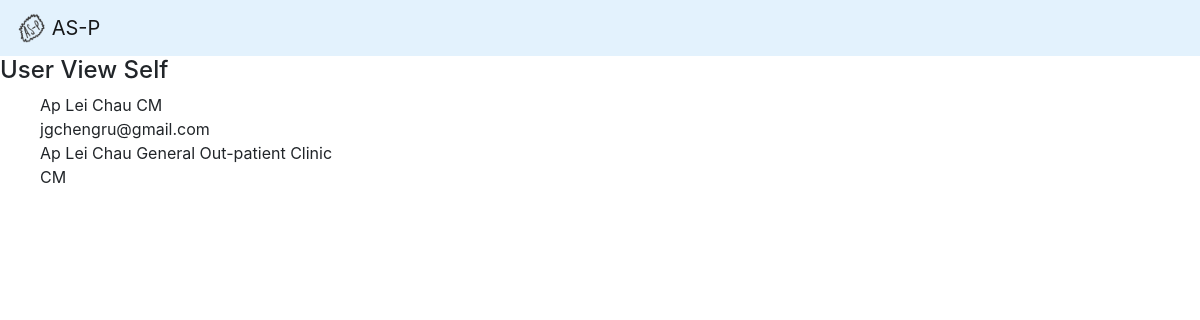
The app's page /asp/self (signed in) with its own data.
### asp/models.py (models this page shows, shortened)
class Hospital(models.Model):
    SUPPLY='SP'
    DEMAND='DM'
    ROLES = (
        (SUPPLY, 'Supplying Hospital'),
        (DEMAND, 'Demanding Hospital')
    )
    name = models.CharField(max_length = 200)
    latitude = models.FloatField()
    longtitude = models.FloatField()
    altitude = models.FloatField()
    supplying_hospital = models.ForeignKey('self', on_delete=models.CASCADE, related_name = 'Hospital_supplying_hospital', null=True, blank=True)
    role = models.CharField(
        max_length = 2,
        choices = ROLES,
        default = DEMAND
    )

class UserExt(models.Model):
    CLINIC_MANAGER = 'CM'
    DISPATCHER = 'DP'
    WAREHOUSE_PERSONNEL = 'WP'
    ADMIN = 'AD'
    ROLES = (
        (CLINIC_MANAGER, 'Clinic Manager'),
        (DISPATCHER, 'Dispatcher'),
        (WAREHOUSE_PERSONNEL, 'Warehouse Personnel'),
        (ADMIN, 'Admin')
    )
    user = models.OneToOneField(User, on_delete=models.CASCADE)
    hospital = models.ForeignKey(Hospital, on_delete=models.CASCADE, null = True, blank = True, related_name='working_hospital')
    reset_password = models.BooleanField(default=False)
    role = models.CharField(
        max_length = 2,
        choices = ROLES,
        default = CLINIC_MANAGER
    )

### asp/views.py (the view)
# urls.py: path('self', views.UserViewSelf, name='self'),
def UserViewSelf(request):
    user = request.user
    userext = UserExt.objects.get(user = request.user)
    items = []
    items.append(user.username)
    items.append(user.email)
    items.append(userext.hospital.name)
    items.append(userext.role)
    return render(request, 'asp/user_show_self.html', {'item_list':items})

### asp/templates/asp/user_show_self.html
{% extends "asp/header_without_logout.html" %}
{% block content %}
<h4>User View Self</h4>
<ul>
{% for item in item_list %}
    {{item}}<br>
{% endfor %}
</ul>
{% endblock %}

### records on screen
Hospital: item_list "Ap Lei Chau General Out-patient Clinic"
UserExt: item_list "CM"

### other values on screen
{{ item }} "Ap Lei Chau CM" "jgchengru@gmail.com"
